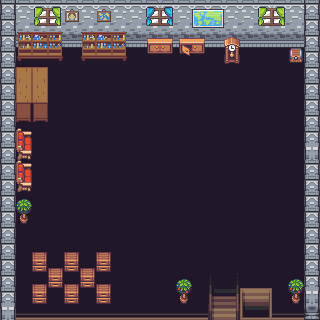

Tiled map render using the project's own tile images. Description and the map definition, with tile-layer contents summarised, below:
An orthogonal 20x20 tile map with 16x16 px tiles, 4 tile layers (Tile Layer 1, Objects 1, Objects 2, Objects 3), 5 tilesets and 28 objects.

<map version="1.5" tiledversion="1.5.0" orientation="orthogonal" renderorder="right-down" width="20" height="20" tilewidth="16" tileheight="16" infinite="0" nextlayerid="8" nextobjectid="30">
 <tileset firstgid="1" source="props/dungeon_01.tsx" />
 <tileset firstgid="101" source="props/scenario_08.tsx" />
 <tileset firstgid="1101" source="props/scenario_09.tsx" />
 <tileset firstgid="1377" source="props/scenario_11.tsx" />
 <tileset firstgid="2145" source="props/world_03.tsx" />
 <layer id="1" name="Tile Layer 1" width="20" height="20">
  <data>[400 cells, 400 non-empty, 11 distinct tile ids]</data>
 </layer>
 <layer id="3" name="Objects 1" width="20" height="20">
  <data>[400 cells, 159 non-empty, 34 distinct tile ids]</data>
 </layer>
 <layer id="5" name="Objects 2" width="20" height="20">
  <data>[400 cells, 90 non-empty, 39 distinct tile ids]</data>
 </layer>
 <layer id="6" name="Objects 3" width="20" height="20">
  <data>[400 cells, 12 non-empty, 8 distinct tile ids]</data>
 </layer>
 <objectgroup id="7" name="Object Layer 1">
  <object id="1" x="0.5" y="1" width="13.5" height="318.5" />
  <object id="2" x="305" y="0.5" width="14" height="320" />
  <object id="3" x="0.5" y="0.5" width="304" height="32.5" />
  <object id="4" x="18" y="32.25" width="43.75" height="28.125" />
  <object id="5" x="81.125" y="32.125" width="44.875" height="26.875" />
  <object id="6" x="147.125" y="38.5" width="25.875" height="15.25" />
  <object id="7" x="179.375" y="38.375" width="25.625" height="15.125" />
  <object id="8" x="223.625" y="38.625" width="16.125" height="25" />
  <object id="9" x="290.125" y="48.5" width="12" height="14.5" />
  <object id="10" x="15.9091" y="67" width="31.8182" height="54.8182" />
  <object id="11" x="15.3636" y="129.091" width="16.0909" height="30.2727" />
  <object id="12" x="16" y="161.545" width="15.4545" height="30.1818" />
  <object id="13" x="19.7273" y="213.727">
   <polygon points="0,0 -3.09091,-3.54545 -3.18182,-10.1818 -1.09091,-12.6364 3.45455,-14.5455 7.63636,-13.8182 11.1818,-11.1818 12,-7.90909 11.4545,-4.72727 10.8182,-1.54545 8.09091,0.181818 5.90909,0.909091 7.72727,2.81818 8.09091,4.72727 7.54545,7.45455 6.81818,9.18182 5.09091,10.4545 2.63636,10 1.27273,8.90909 0.454545,7.09091 0.363636,4 0.363636,2.36364 1.72727,1.36364 1.81818,0.0909091" />
  </object>
  <object id="15" x="176.391" y="288.478">
   <polygon points="0,0 1.04348,-6.17391 4.43478,-8.52174 7.95652,-9.52174 11.9565,-8.30435 14.5652,-5.34783 15,-1.34783 13.9565,2.3913 10.6957,5.30435 8.95652,5.86957 10.4348,7.65217 11.5652,8.21739 11.6522,11.1304 11.3478,12.913 9.73913,14.6087 7.56522,15.3913 5.34783,15.1304 4.47826,13.6087 3.30435,11.4348 3.91304,8.08696 6.13043,5.86957 3.65217,4.30435 0.391304,2.34783" />
  </object>
  <object id="16" x="288.174" y="288.652">
   <polygon points="0,0 0.173913,-3.69565 1.47826,-6.04348 4.13043,-8.52174 5.95652,-9.21739 8.65217,-9.34783 10.1304,-9.34783 10.8696,-8.78261 12.4783,-7.69565 13.5652,-6.69565 14.5217,-5.43478 15.1739,-4.08696 15.2174,-2.82609 14.6522,-0.565217 13.9565,1.52174 13.4348,3.04348 12,4.47826 10.2174,5.52174 9.30435,5.95652 9.91304,6.69565 11,7.69565 11.4348,8.91304 11.1304,10.8696 10.8696,12.2174 10.5652,13.1304 10.3913,13.6087 9.47826,14.7826 8.47826,15.087 6.56522,15 5.13043,14.4783 4.26087,13.4348 3.78261,11.6957 3.86957,9.13043 4.78261,7.43478 5.43478,6.04348 4.6087,4.78261 2.82609,3.95652 1.65217,3.17391 0.652174,1.69565 0.217391,0.434783" />
  </object>
  <object id="17" x="31.875" y="252.125" width="14.875" height="19.625" />
  <object id="18" x="31.375" y="283.875" width="16.25" height="20.375" />
  <object id="19" x="47.75" y="267.5" width="15.25" height="20.375" />
  <object id="20" x="64.125" y="252.125" width="14.375" height="19.75" />
  <object id="21" x="63.5" y="283.75" width="15.375" height="20.125" />
  <object id="22" x="80.25" y="268.25" width="14.25" height="20.25" />
  <object id="23" x="96.5" y="252.25" width="14.375" height="19.375" />
  <object id="24" x="96.125" y="284.375" width="15.125" height="19.25" />
  <object id="25" x="209.091" y="272.909" width="2.81818" height="47.4545" />
  <object id="26" x="236.364" y="272.727" width="2.09091" height="47.2727" />
  <object id="27" x="240" y="287.818" width="2.27273" height="32.0909" />
  <object id="28" x="269.636" y="287.727" width="2" height="32" />
  <object id="29" x="14.5" y="312.5" width="289.5" height="7" />
 </objectgroup>
</map>
